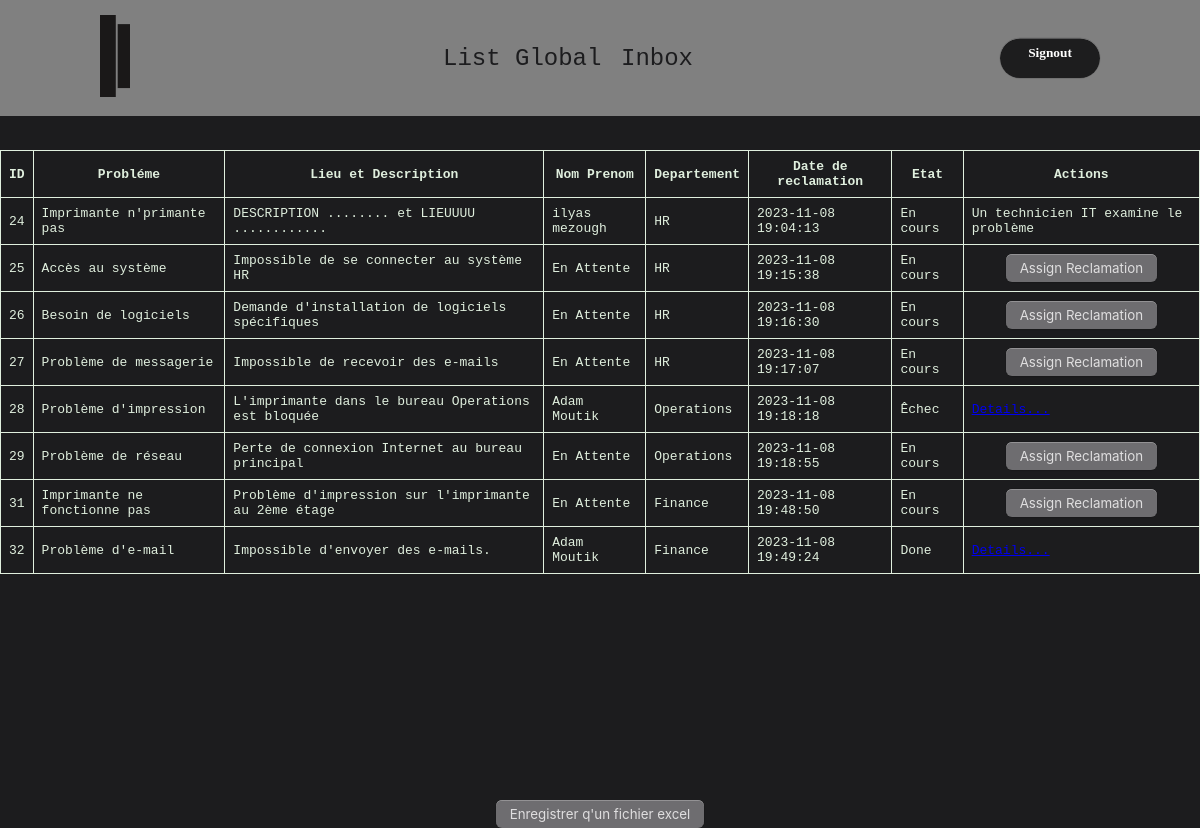
Page /listP.php (signed in) on the committed database.
### tables this page shows
CREATE TABLE `reclamatio` (
  `id` int(11) NOT NULL COMMENT 'Numéro du réclamation',
  `titre` text DEFAULT NULL COMMENT 'Titre du réclamation',
  `departmentId` int(11) DEFAULT NULL COMMENT 'Numéro du département',
  `description` text DEFAULT NULL COMMENT 'Description du réclamation',
  `etat` text DEFAULT 'En cours' COMMENT 'Etat du reclamation (Done, En Cours, Echec)',
  `eid` int(11) DEFAULT NULL COMMENT 'Numéro de l''employée responsable du réclamation',
  `date_ouvert` timestamp NULL DEFAULT current_timestamp() COMMENT 'Date création du réclamation',
  `date_ferm` timestamp NULL DEFAULT NULL COMMENT 'Date de fermeture du réclamation',
  `priorite` text DEFAULT NULL COMMENT 'Priorité du réclamation',
  `review` text DEFAULT NULL COMMENT 'Commentaire du employée responsable  à la résolution du réclamation'
);

CREATE TABLE `users` (
  `uid` int(11) NOT NULL COMMENT 'Numéro d''utilisateur',
  `fname` text NOT NULL COMMENT 'Prénom de l''utilisateur',
  `lname` text NOT NULL COMMENT 'Nom de l''utilisateur',
  `eid` int(11) DEFAULT NULL COMMENT 'Numéro de l''employée propriétaire du compte',
  `username` text NOT NULL COMMENT 'nom d’utilisateur',
  `pwd` varchar(200) NOT NULL,
  `departmentId` int(11) DEFAULT NULL COMMENT 'Numéro du département',
  `role` text DEFAULT NULL COMMENT 'Poste de l''employée',
  `registration_date` date DEFAULT current_timestamp() COMMENT 'Date création du compte',
  `completedRecs` int(11) DEFAULT 0 COMMENT 'Nombre de réclamations résout par l''employée',
  `active` tinyint(1) NOT NULL DEFAULT 0 COMMENT 'L''état d''activation du compte'
);

### includes/fetch.in.php (called while the page is built)
<?php
require_once "db.in.php";
$sql = "SELECT * FROM reclamatio ";
$resultat = mysqli_query($conn, $sql);

### includes/functions.php (called while the page is built, shortened)
<?php
function getUserById( $id) {
    require "includes/db.in.php";
    $sql = "SELECT fname, lname FROM users WHERE uid = ?";
    $stmt = mysqli_stmt_init($conn);
    if (!mysqli_stmt_prepare($stmt, $sql)) {
        echo "ERROR: " . mysqli_stmt_error($stmt);
    }
    mysqli_stmt_bind_param($stmt, "i", $id);
    mysqli_stmt_execute($stmt);
    $result = mysqli_stmt_get_result($stmt);
    if ($row = mysqli_fetch_assoc($result)) {
        return $row;
    } else {
        return false;
    }
}
?>

### list.php (the view, shortened to what this page needs)
<div class="container-list">
    <table id="students-table">
            <thead>
                <tr>
                <th>ID</th>
                <th>Probléme</th>
                <th>Lieu et Description</th>
                <th>Nom Prenom</th>
                <th>Departement</th>
                <th>Date de reclamation</th>
                <th>Etat</th>
                <th>Actions</th>
                </tr>
            </thead>
                <?php
                require_once "includes/fetch.in.php";
                require_once "includes/db.in.php";
                require_once "includes/functions.php";
                while($rows=mysqli_fetch_assoc($resultat))
                {
                    $id = getDepartementName($rows['departmentId']);
                    if($_SESSION['dep'] != "IT" && $id == $_SESSION['dep']){
                ?>
                <tr> <td><?php echo $rows['id']; ?></td>
                <td><?php echo $rows['titre']; ?></td>
                <td><?php echo $rows['description']; ?></td>
                <td><?php $uname = getUserById($rows['eid']);
        echo "{$uname['fname']} {$uname['lname']}";
        if(empty($uname))echo "En Attente";
        ?></td>
                <td><?php echo $id; ?></td>
                <td class="liste"><?php echo $rows['etat']; ?></td>
                <td><?php echo $rows['date_ouvert']; ?></td>
                <form id="assignForm" action="listP.php" method="POST">
                <input type="hidden" name="rid" value="<?php echo $rows['id']; ?>">
                <input type="hidden" name="eid" value="<?php echo $_SESSION['id'];?>">
                <td>
                <?php
                        if($rows['etat'] == 'En cours'){
                    ?>
                <span>En attente d'une intervention</span>
                <?php }else if(empty($uname)){
                    echo "Un technicien IT examine le problème";
                }else
                {
                    if($rows['etat'] != 'En cours'){
                        ?>
                        <a href="rec-details.php?rid=<?php echo $rows['id'];  ?>&eid=<?php echo $rows['eid'];  ?>">Details...</a>
                        <?php
                    }
                }
            }else if($_SESSION['dep'] == "IT" || $_SESSION['username'] == "admin"){
                ?>
                <<tr> <td><?php echo $rows['id']; ?></td>
                <td><?php echo $rows['titre']; ?></td>
                <td><?php echo $rows['description']; ?></td>
                <td><?php $uname = getUserById($rows['eid']);
        echo "{$uname['fname']} {$uname['lname']}";
        if(empty($uname))echo "En Attente"; ?>
                <td><?php echo $id; ?></td>
                <td><?php echo $rows['date_ouvert']; ?></td>
                <td class="liste"><?php echo $rows['etat']; ?></td>
                <form id="assignForm" action="listP.php" method="POST">
                <td>
                <?php
                        if($rows['etat'] != 'Done' && $rows['eid'] == NULL){
                    ?>
                <button type="submit" name="submit">Assign Reclamation</button>
                <?php }else{
                    if($rows['etat'] == 'Done' || $rows['etat'] == 'Êchec'){
                        ?>
                        <a href="rec-details.php?rid=<?php echo $rows['id'];  ?>&eid=<?php echo $rows['eid'];  ?>&action=details">Details...</a>
                        <?php
                    }else{
                        echo "Un technicien IT examine le problème";
                    }
                }
            }else{
                echo "<p style='color:#fff;'>No records found.</p>";
            } ?>
                </td>
                </form>
                </tr>
            <?php
                        }
                    ?>
    </table>
</div>

### css/login.css (style rules this page uses)
* { font-family: monospace; }

### header.php (style rules this page uses)
* { margin: 0; padding: 0; box-sizing: border-box; }

### list.php (style rules this page uses)
.container-list { position: relative; height: 100vh; background-color: #1c1c1e; }
#students-table { position: absolute; top: 150px; width: 100%; border-collapse: collapse; font-family: Arial, sans-serif; }
#students-table th, #students-table td { padding: 8px; border: 1px solid #E0EFDE; color: #E0EFDE; }

### listP.php (style rules this page uses)
body { background-color: #1c1c1e; }
button { display: flex; flex-direction: column; align-items: center; padding: 6px 14px; font-family: -apple-system, 'Roboto', sans-serif; border-radius: 6px; border: none; margin: 0 auto; background: #6E6D70; box-shadow: 0px 0.5px 1px rgba(0, 0, 0, 0.1), inset 0px 0.5px 0.5px rgba(255, 255, 255, 0.5), 0px 0px 0px 0.5px rgba(0, 0, 0, 0.12); color: #DFDEDF; user-select: none; -webkit-user-select: none; touch-action: manipulation; }

### rows in the picture
reclamatio: id "24", titre "Imprimante n'primante pas", description "DESCRIPTION ........ et LIEUUUU ............", users.fname "ilyas", users.lname "mezough", id "HR", date_ouvert "2023-11-08 19:04:13", etat "En cours", shows "Un technicien IT examine le problème"
reclamatio: id "25", titre "Accès au système", description "Impossible de se connecter au système HR", shows "En Attente", id "HR", date_ouvert "2023-11-08 19:15:38", etat "En cours", shows "Assign Reclamation"
reclamatio: id "26", titre "Besoin de logiciels", description "Demande d'installation de logiciels spécifiques", shows "En Attente", id "HR", date_ouvert "2023-11-08 19:16:30", etat "En cours", shows "Assign Reclamation"
reclamatio: id "27", titre "Problème de messagerie", description "Impossible de recevoir des e-mails", shows "En Attente", id "HR", date_ouvert "2023-11-08 19:17:07", etat "En cours", shows "Assign Reclamation"
reclamatio: id "28", titre "Problème d'impression", description "L'imprimante dans le bureau Operations est bloquée", users.fname "Adam", users.lname "Moutik", id "Operations", date_ouvert "2023-11-08 19:18:18", etat "Êchec"
reclamatio: id "29", titre "Problème de réseau", description "Perte de connexion Internet au bureau principal", shows "En Attente", id "Operations", date_ouvert "2023-11-08 19:18:55", etat "En cours", shows "Assign Reclamation"
reclamatio: id "31", titre "Imprimante ne fonctionne pas", description "Problème d'impression sur l'imprimante au 2ème étage", shows "En Attente", id "Finance", date_ouvert "2023-11-08 19:48:50", etat "En cours", shows "Assign Reclamation"
reclamatio: id "32", titre "Problème d'e-mail", description "Impossible d'envoyer des e-mails.", users.fname "Adam", users.lname "Moutik", id "Finance", date_ouvert "2023-11-08 19:49:24", etat "Done"
